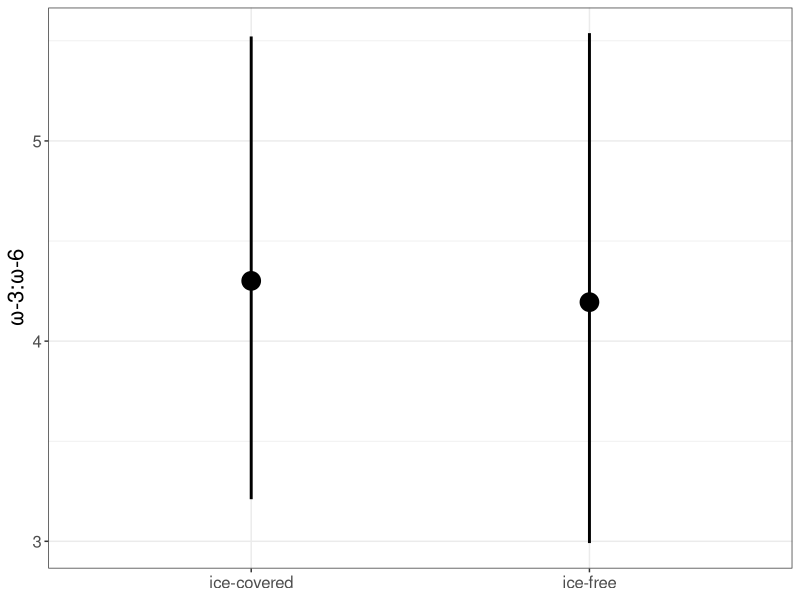
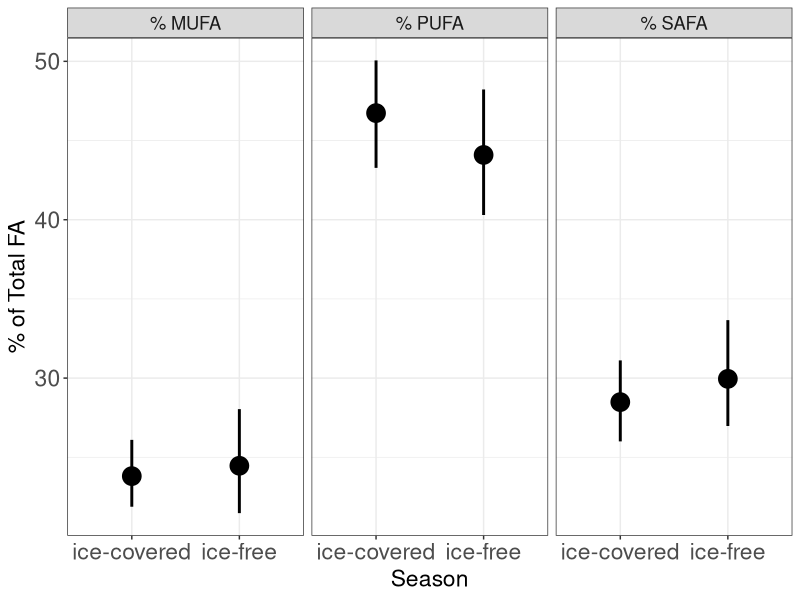

Reproduce these figures in R, in order. (Note: this script raises an error after producing the figures.)
# ============================================================== #
## ========================= OVERVIEW ========================= ##
# ============================================================== #

# Looking at iceon/iceoff community FA profiles
# Only using the Ecology Under Lake Ice dataset.
# Using AG PLoS paper FA dataset, with some aggregation/crosswalking
# to match EULI data.

#libraries
library(dplyr)
library(reshape2)
library(tidyr)
library(ggplot2)
library(grid)
library(gridExtra)
library(boot)
library(purrr)

# read in ecology under lake ice dataset and FA dataset -------------------

euli_orig <- read.csv("../Data/under_ice_data.csv", stringsAsFactors = FALSE)

fa_orig <- read.csv("../Data/PLoS_supp/S1_Dataset.csv", stringsAsFactors = FALSE)

# wrangle ice phyto data --------------------------------------------------

euli <- euli_orig %>%
  # keep only columns of potential interest
  select(year, season, researcher, lakename, stationname, poolstation,
         lakeregloc, lakecountry, startday, startmonth, startyear, endday,
         endmonth, endyear, iceduration, fadata, avesecchidepth, avechla,
         phytomethod, avephytomass, avephytocount, propchloro, propcrypto,
         propcyano, propdiatom, propdiatom, propotherphyto) %>%
  # only interested when *not* all NA for phyto props
  filter(!(is.na(propchloro) & is.na(propcrypto) & is.na(propcyano) &
           is.na(propdiatom) & is.na(propdiatom) & is.na(propotherphyto)))

# some lakes have multiple stations within lake
euli %>%
  group_by(lakename) %>%
  summarize(n = n_distinct(stationname)) %>%
  filter(n > 1) %>%
  as.data.frame()
#               lakename n
# 1 Blackstrap Reservoir 2
# 2     Lake Diefenbaker 3

euli %>%
  group_by(lakename) %>%
  summarize(n = n_distinct(poolstation)) %>%
  as.data.frame() %>%
  filter(n > 1)

# 1:1 match lakename:poolstation
#filter(euli, lakename %in% c("Blackstrap Reservoir", "Lake Diefenbaker")) %>% 
#  select(lakename, stationname, poolstation)

# aggregate to lake/poolstation
euli_lakes_phytos <- euli %>%
  # start by looking just at pytos, can circle back to incorporate snow/ice/secchi etc.
  select(year, season, lakename, poolstation,
         propchloro, propcrypto, propcyano, propdiatom, propotherphyto) %>%
  # group and aggregate
  group_by(lakename, poolstation, year, season) %>%
  summarize(prop_chloro = mean(propchloro, na.rm = TRUE),
            prop_crypto = mean(propcrypto, na.rm = TRUE),
            prop_cyano = mean(propcyano, na.rm = TRUE),
            prop_diatom = mean(propdiatom, na.rm = TRUE),
            prop_other = mean(propotherphyto, na.rm = TRUE)) %>%
  ungroup() %>%
  as.data.frame()
  
summary(euli_lakes_phytos) # 40 NA in crypto
str(euli_lakes_phytos) # 205

# going to start by using only lakes with *NO NAs* for phytos
euli_phytos_complete <- euli_lakes_phytos %>%
  filter(!(is.na(prop_chloro) | is.na(prop_crypto) | is.na(prop_cyano) |
             is.na(prop_diatom) | is.na(prop_other)))
# 158 obvs - only "complete" phyto profiles

# 24 lakes in total
unique(euli_phytos_complete$lakename)

# what's the temporal coverage?
# only want ones with matching iceon/iceoff
euli_phytos_complete %>%
  group_by(lakename) %>%
  summarize(seasons = n_distinct(season)) %>%
  as.data.frame() %>%
  arrange(seasons)

# identity lakes with both seasons per year
multi_seasons <- euli_phytos_complete %>%
  group_by(lakename, year) %>%
  summarize(seasons = n_distinct(season)) %>%
  as.data.frame() %>%
  arrange(seasons) %>%
  filter(seasons > 1) %>%
  mutate(lakeyear = paste(lakename, year, sep = "_"))

# keep only those lake/year/seasons
euli_phytos_complete_matching <- euli_phytos_complete %>%
  mutate(lakeyear = paste(lakename, year, sep = "_")) %>%
  filter(lakeyear %in% multi_seasons$lakeyear)

# make sure 1:1 match (i.e., iceon/iceoff in single year
# for lake - no missing pairs singles)

# euli_phytos_complete_matching %>%
#   group_by(lakename, year) %>%
#   summarize(n = n_distinct(season)) %>%
#   filter(n != 2)
# correct

# filter(euli_phytos_complete, lakename == "Saanajarvi")
# filter(euli, lakename == "Saanajarvi")
# yep...being true to the data, we ignore Saanajarvi
# I think it's actually a goof in the euli data,
# but moving forward without it...

# check out remaining
str(euli_phytos_complete_matching)
str(unique(euli_phytos_complete_matching$lakename))
# 15 lakes

# temporal coverage
lake_years <- euli_phytos_complete_matching %>%
  group_by(lakename) %>%
  summarize(yrs = n_distinct(year)) %>%
  arrange(yrs) %>%
  as.data.frame()
#                lakename yrs
# 1  Blackstrap Reservoir   1
# 2   Broderick Reservoir   1
# 3      Lake Diefenbaker   1
# 4   Lake Santo Parmense   1
# 5     Lake Vanajanselka   1
# 6           Simoncouche   1
# 7      St. Denis Pond 1   1
# 8     St. Denis Pond 90   1
# 9  St. Denis Pond S5338   1
# 10  Lake Valkea-Kotinen   2
# 11             Lake 227   3
# 12             Lake 239   6
# 13      Scharmuetzelsee   9
# 14          Lake Monona  12
# 15         Lake Mendota  16

# may be interested in lakes with >= 3 years down the road
lake_years_3more <- filter(lake_years, yrs >= 3)

# make long to be equivalent to FA data
phytos_long <- euli_phytos_complete_matching %>%
  select(-poolstation, -lakeyear) %>%
  melt(id.vars = c("lakename", "year", "season")) %>%
  rename(phyto_group = variable, prop = value)

# remove prop from group name
phytos_long$phyto_group <- gsub("prop_", "", phytos_long$phyto_group)

unique(phytos_long$phyto_group)
# "chloro"     "crypto"     "cyano"      "diatom"     "other"

# remove "other" phyto and find new total, then recalculate proportions
phyto_long_no_other <- phytos_long %>%
  # remove "other" phyto group
  filter(phyto_group != "other") %>%
  # for each lake/year/season (i.e. time point)
  group_by(lakename, year, season) %>%
  # find new total proportion
  mutate(new_total = sum(prop),
         # find new proportion for phyto groups
         new_prop = prop / new_total) %>%
  as.data.frame()

# summary(phyto_long_no_other)
# filter(phyto_long_no_other, new_total < 0.1)
# filter(phytos_long, phyto_group == "other" & prop > 0.5) %>% arrange(prop)

phyto_long_no_other <- phyto_long_no_other %>%
  select(-prop, -new_total) %>%
  rename(prop = new_prop)


# wrangle FA data ---------------------------------------------------------

fa <- fa_orig %>%
  # only fresh water
  filter(Salinity == 0) %>%
  # only proportional data
  filter(Data == "prop") %>%
  # for now, don't care about experimental info
  select(Group, Class, Order, Genus, species,
         sumSAFA, sumMUFA, sumPUFA,
         c18.2w6, c18.3w6, c18.3w3,
         c18.4w3, c18.5w3,
         c20.4w6, c20.5w3, c22.6w3)

unique(fa$Group)
# "Cyanobacteria" "Chlorophyta"   "Ochrophyta"    "Cryptophyta"   "Dinophyta"
# "Euglenozoa"    "Rhodophyta"  

# crosswalk to match euli to FA
fa_equiv <- fa %>%
  # crypto, chloro, cyano are direct matches
  mutate(fa_group = ifelse(Group == "Cryptophyta", "crypto", NA),
         fa_group = ifelse(Group == "Chlorophyta", "chloro", fa_group),
         fa_group = ifelse(Group == "Cyanobacteria", "cyano", fa_group),
         #diatoms are everything in these 3 classes in FA data
         fa_group = ifelse(Class %in% c("Bacillariophyceae", "Fragilariophyceae", "Coscinodiscophyceae"),
                           "diatom", fa_group))

# fa_equiv %>%
#   select(Group, fa_group) %>%
#   unique()
#
# fa_equiv %>%
#   select(Group, Class, fa_group) %>%
#   unique()
#
# fa_equiv %>% group_by(fa_group) %>%
#   summarize(n = n_distinct(Genus)) %>% as.data.frame()
#   fa_group  n
# 1   chloro 13
# 2   crypto  2
# 3    cyano 22
# 4   diatom  8
# 5     <NA> 11


# aggregate FA data -------------------------------------------------------

# aggregate to level of fa_group (average)

fa_group_avgs <- fa_equiv %>%
  group_by(fa_group) %>%
  summarize(grp_avg_sumSAFA = mean(sumSAFA, na.rm = TRUE),
            grp_avg_sumMUFA = mean(sumMUFA, na.rm = TRUE),
            grp_avg_sumPUFA = mean(sumPUFA, na.rm = TRUE),
            grp_avg_c18.2w6 = mean(c18.2w6, na.rm = TRUE),
            grp_avg_c18.3w6 = mean(c18.3w6, na.rm = TRUE),
            grp_avg_c18.3w3 = mean(c18.3w3, na.rm = TRUE),
            grp_avg_c18.4w3 = mean(c18.4w3, na.rm = TRUE),
            grp_avg_c18.5w3 = mean(c18.5w3, na.rm = TRUE),
            grp_avg_c20.4w6 = mean(c20.4w6, na.rm = TRUE),
            grp_avg_c20.5w3 = mean(c20.5w3, na.rm = TRUE),
            grp_avg_c22.6w3 = mean(c22.6w3, na.rm = TRUE)) %>%
  as.data.frame()

# fa_group_avgs

# combine EULI and FA datasets --------------------------------------------


head(phyto_long_no_other) # lake, year, season, group, prop
head(fa_group_avgs) # group, FAs

# combine euli and FA - have group, proportion, and FA data
full_dat <- merge(phyto_long_no_other, fa_group_avgs,
                  by.x = "phyto_group", by.y = "fa_group",
                  all.x = TRUE)

# weight data accordingly
full_dat_weighted <- full_dat %>%
  # prop phyto (already biomass/total biomass) * prop FA
  mutate(sumSAFA_prop = grp_avg_sumSAFA * prop,
         sumMUFA_prop = grp_avg_sumMUFA * prop,
         sumPUFA_prop = grp_avg_sumPUFA * prop,
         prop_c18.2w6 = grp_avg_c18.2w6 * prop,
         prop_c18.3w6 = grp_avg_c18.3w6 * prop,
         prop_c18.3w3 = grp_avg_c18.3w3 * prop,
         prop_c18.4w3 = grp_avg_c18.4w3 * prop,
         prop_c18.5w3 = grp_avg_c18.5w3 * prop,
         prop_c20.4w6 = grp_avg_c20.4w6 * prop,
         prop_c20.5w3 = grp_avg_c20.5w3 * prop,
         prop_c22.6w3 = grp_avg_c22.6w3 * prop) %>%
  # keep only columns of interest
  # for now, only SAFA, MUFA, PUFA
  select(lakename, year, season, phyto_group,
         sumSAFA_prop, sumMUFA_prop, sumPUFA_prop,
         prop_c18.2w6, prop_c18.3w6,  prop_c18.3w3,
         prop_c18.4w3, prop_c18.5w3,
         prop_c20.4w6, prop_c20.5w3,
         prop_c22.6w3)

# sum within lake/time point (get community-level FA)
full_dat_weighted_comm <- full_dat_weighted %>%
  group_by(lakename, year, season) %>%
  # sum across phyto groups
  summarize(MUFA_perc = sum(sumMUFA_prop, na.rm = TRUE),
            PUFA_perc = sum(sumPUFA_prop, na.rm = TRUE),
            SAFA_perc = sum(sumSAFA_prop, na.rm = TRUE),
            perc_c18.2w6 = sum(prop_c18.2w6, na.rm = TRUE),
            perc_c18.3w6 = sum(prop_c18.3w6, na.rm = TRUE),
            perc_c18.3w3 = sum(prop_c18.3w3, na.rm = TRUE),
            perc_c18.4w3 = sum(prop_c18.4w3, na.rm = TRUE),
            perc_c18.5w3 = sum(prop_c18.5w3, na.rm = TRUE),
            perc_c20.4w6 = sum(prop_c20.4w6, na.rm = TRUE),
            perc_c20.5w3 = sum(prop_c20.5w3, na.rm = TRUE),
            perc_c22.6w3 = sum(prop_c22.6w3, na.rm = TRUE)) %>%
  as.data.frame()

head(full_dat_weighted_comm)

# write to csv for use in other scripts
write.csv(full_dat_weighted_comm, "../Data/EULI_lake_year_season_community_FAs.csv",
          row.names = FALSE)

# make a verion with one point per lake/season (aggregate across years)
# include standard deviation as measure of variance, as well as count
full_dat_weighted_comm_agg <- full_dat_weighted_comm %>%
  group_by(lakename, season) %>%
  # using __ so can separate later
  summarize(n_years = n_distinct(year),
            seasonal_avg__MUFA_perc = mean(MUFA_perc, na.rm = TRUE),
            sd__MUFA_perc = sd(MUFA_perc, na.rm = TRUE),
            seasonal_avg__PUFA_perc = mean(PUFA_perc, na.rm = TRUE),
            sd__PUFA_perc = sd(PUFA_perc, na.rm = TRUE),
            seasonal_avg__SAFA_perc = mean(SAFA_perc, na.rm = TRUE),
            sd__SAFA_perc = sd(SAFA_perc, na.rm = TRUE),

            seasonal_avg__c18.2w6 = mean(perc_c18.2w6, na.rm = TRUE),
            seasonal_avg__c18.3w6 = mean(perc_c18.3w6, na.rm = TRUE),
            seasonal_avg__c18.3w3 = mean(perc_c18.3w3, na.rm = TRUE),
            seasonal_avg__c18.4w3 = mean(perc_c18.4w3, na.rm = TRUE),
            seasonal_avg__c18.5w3 = mean(perc_c18.5w3, na.rm = TRUE),
            seasonal_avg__c20.4w6 = mean(perc_c20.4w6, na.rm = TRUE),
            seasonal_avg__c20.5w3 = mean(perc_c20.5w3, na.rm = TRUE),
            seasonal_avg__c22.6w3 = mean(perc_c22.6w3, na.rm = TRUE),

            sd__c18.2w6 = sd(perc_c18.2w6, na.rm = TRUE),
            sd__c18.3w6 = sd(perc_c18.3w6, na.rm = TRUE),
            sd__c18.3w3 = sd(perc_c18.3w3, na.rm = TRUE),
            sd__c18.4w3 = sd(perc_c18.4w3, na.rm = TRUE),
            sd__c18.5w3 = sd(perc_c18.5w3, na.rm = TRUE),
            sd__c20.4w6 = sd(perc_c20.4w6, na.rm = TRUE),
            sd__c20.5w3 = sd(perc_c20.5w3, na.rm = TRUE),
            sd__c22.6w3 = sd(perc_c22.6w3, na.rm = TRUE)) %>%
  as.data.frame()



write.csv(full_dat_weighted_comm_agg, "../Data/EULI_lake_seasonal_community_FAs.csv", row.names = FALSE)


full_dat_weighted_comm_ag_long <- melt(data = full_dat_weighted_comm_agg,
     # same as section below but selecting fewer vars
     measure.vars = c("seasonal_avg__MUFA_perc",
                      "seasonal_avg__PUFA_perc",
                      "seasonal_avg__SAFA_perc"),
     id.vars = c("lakename", "season", "n_years"))

full_dat_weighted_comm_ag_long$variable <- as.character(full_dat_weighted_comm_ag_long$variable)
full_dat_weighted_comm_ag_long$variable[which(full_dat_weighted_comm_ag_long$variable == "seasonal_avg__MUFA_perc")] <- "% MUFA"
full_dat_weighted_comm_ag_long$variable[which(full_dat_weighted_comm_ag_long$variable == "seasonal_avg__PUFA_perc")] <- "% PUFA"
full_dat_weighted_comm_ag_long$variable[which(full_dat_weighted_comm_ag_long$variable == "seasonal_avg__SAFA_perc")] <- "% SAFA"

mean.function <- function(x, index) {
  d <- x[index]     # This first line will go in ever bootstrap function you make.
  return(mean(d))  
}

euli_onelake_oneseason_onevalue <- 
  ggplot(data = full_dat_weighted_comm_ag_long %>%
           group_by(season, variable) %>%
           nest() %>%
           mutate(bootstrap = map(.x = data, 
                                  .f = ~ boot(data = .x$value, 
                                              statistic = mean.function,
                                              sim = "ordinary",
                                              R = 499)),
                  boot_mean = map(.x = bootstrap, 
                                  .f = ~ mean(.x$t, na.rm = TRUE)),
                  first_quantile = map(.x = bootstrap, 
                                       .f = ~ quantile(.x$t, c(0.025))),
                  last_quantile = map(.x = bootstrap, 
                                      .f = ~ quantile(.x$t, c(0.975)))) %>%
           select(-data, -bootstrap) %>%
           unnest(cols = c(boot_mean, first_quantile, last_quantile)) %>%
           mutate(season = case_when(season == "iceoff" ~ "ice-free",
                                     season == "iceon" ~ "ice-covered"))) +
  geom_point(aes(x = season, y = boot_mean), size = 6) +
  geom_errorbar(aes(x = season,
                    ymin = first_quantile,
                    ymax = last_quantile),
                width = 0, lwd = 1) +
  facet_wrap(~variable) +
  xlab("Season") + ylab("% of Total FA")  +
  theme_bw() +
  theme(axis.title.y = element_text(size = rel(1.5)),
        axis.text = element_text(size = rel(1.5)),
        axis.title.x = element_text(size = rel(1.5)),
        legend.text = element_text(size = rel(1.5)),
        legend.title = element_text(size = rel(1.5)),
        strip.text.x = element_text(size = rel(1.5)))

full_dat_agg_omegas <- full_dat_weighted_comm_agg %>%
  #total omega 3 prop of PUFAs
  mutate(total_omega3 = seasonal_avg__c18.3w3 +
           seasonal_avg__c18.4w3 +
           seasonal_avg__c18.5w3 +
           seasonal_avg__c20.5w3 +
           seasonal_avg__c22.6w3,
         #total omega 6 prop of PUFAs
         total_omega6 = seasonal_avg__c18.2w6 +
           seasonal_avg__c18.3w6 +
           seasonal_avg__c20.4w6,
         #total short chain PUFAs (<20 C)
         total_short_chain = seasonal_avg__c18.2w6 +
           seasonal_avg__c18.3w6 +
           seasonal_avg__c18.3w3 +
           seasonal_avg__c18.4w3 +
           seasonal_avg__c18.5w3,
         #total long chain PUFAs (AG defined as >= 20 C)
         total_long_chain = seasonal_avg__c20.4w6 +
           seasonal_avg__c20.5w3 +
           seasonal_avg__c22.6w3) %>%
  mutate(omega6_omega3_ratio = total_omega6 / total_omega3,
         #may want just long chain PUFA down the road (%)
         longchainPUFA = (total_long_chain * seasonal_avg__PUFA_perc) / 100,
         #total long chain is % of PUFAs that are long chain
         #divide by PUFAs prop to get ratio with SAFA
         #(i.e., proportion of ALL FATTY ACIDS that are long chain PUFAs compared to SAFA prop)
         longchainPUFA_SAFA = longchainPUFA / seasonal_avg__SAFA_perc,
         omega3_omega6_ratio = total_omega3 / total_omega6) 


euli_omega_ratio_plot_3.6 <- ggplot(full_dat_agg_omegas %>%
           group_by(season) %>%
           nest() %>%
           mutate(bootstrap = map(.x = data, 
                                  .f = ~ boot(data = .x$omega3_omega6_ratio, 
                                              statistic = mean.function,
                                              sim = "ordinary",
                                              R = 499)),
                  boot_mean = map(.x = bootstrap, 
                                  .f = ~ mean(.x$t, na.rm = TRUE)),
                  first_quantile = map(.x = bootstrap, 
                                       .f = ~ quantile(.x$t, c(0.025))),
                  last_quantile = map(.x = bootstrap, 
                                      .f = ~ quantile(.x$t, c(0.975)))) %>%
           select(-data, -bootstrap) %>%
           unnest(cols = c(boot_mean, first_quantile, last_quantile)) %>%
           mutate(season = case_when(season == "iceoff" ~ "ice-free",
                                     season == "iceon" ~ "ice-covered"))) +
  geom_point(aes(x = season, y = boot_mean), size = 6) +
  geom_errorbar(aes(x = season,
                    ymin = first_quantile,
                    ymax = last_quantile),
                width = 0, lwd = 1) +
  ylab("\U03C9-3:\U03C9-6") +
  theme_bw() +
  theme(axis.text = element_text(size = 12),
        axis.title.x = element_blank(),
        axis.title.y = element_text(size = 16),
        legend.title = element_text(size = 16),
        legend.text = element_text(size = 12))


euli_plots <- ggarrange(euli_onelake_oneseason_onevalue, euli_omega_ratio_plot_3.6,
                        ncol = 2, nrow = 1, common.legend = TRUE, legend = "right",
                        widths = c(2,1))

ggsave(filename = "../Figures/boostrapped_fas.png", plot = euli_plots)

